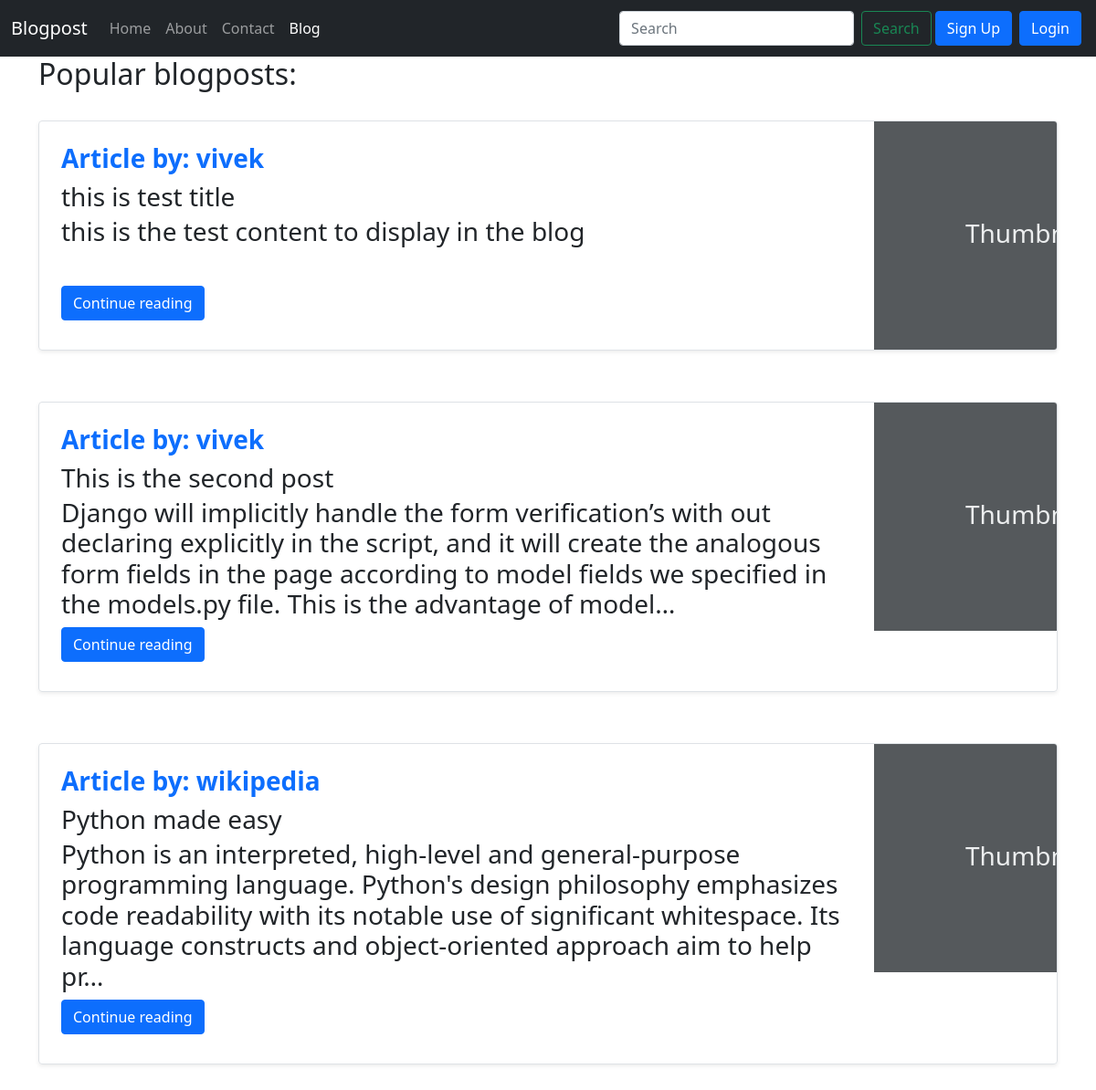
Screenshot of /blog/ with the database file from the repository.
### blog/models.py (models this page shows, shortened)
class Post(models.Model):
    sno = models.AutoField(primary_key = True)
    title = models.CharField(max_length =255)
    content = models.TextField()
    author = models.CharField(max_length =255)
    slug = models.CharField(max_length=125)
    timeStamp = models.DateTimeField(blank=True)

### blog/views.py (the view)
# urls.py: path('', views.blogHome, name='blogHome'),
def blogHome(request):
    allPosts = Post.objects.all()
    context = {'allPosts': allPosts}
    return render(request, 'blog/blogHome.html', context)

### templates/blog/blogHome.html (shortened to what this page needs)
{% extends 'base.html' %}
{% block blogActive %} active {% endblock blogActive %}
{% block body %}
<div class="container">
    <h2>Popular blogposts:</h2>
    {% for post in allPosts %}
    <div class="row mb-2">
        <div class="col-md-12">
            <div
                class="row g-0 border rounded overflow-hidden flex-md-row my-4 mb-4 shadow-sm h-md-250 position-relative">
                <div class="col p-4 d-flex flex-column position-static">
                    <strong class="d-inline-block mb-2 text-primary">Article by: {{post.author}}</strong>
                    <h3 class="mb-0">{{post.title}}</h3>
                    <p class="card-text mb-auto">{{post.content | truncatechars:250 }}</p>
                        <div class="my-2">
                    <a href="/blog/{{post.slug}}" role="button" class="btn btn-primary">Continue reading</a>
                        </div>
                </div>
                <div class="col-auto d-none d-lg-block">
                    <svg class="bd-placeholder-img" width="200" height="250" xmlns="http://www.w3.org/2000/svg"
                        role="img" aria-label="Placeholder: Thumbnail" preserveAspectRatio="xMidYMid slice"
                        focusable="false">
                        <rect width="100%" height="100%" fill="#55595c"></rect><text x="50%" y="50%" fill="#eceeef"
                            dy=".3em">Thumbnail</text>
                    </svg>
                </div>
            </div>
        </div>
    </div>
    {% endfor %}
</div>
{%endblock body %}

### templates/base.html (shortened to what this page needs)
<!DOCTYPE html>
<html lang="en">
  <head>
    <link
      href="https://cdn.jsdelivr.net/npm/bootstrap@5.0.0-beta2/dist/css/bootstrap.min.css"
      rel="stylesheet"
    />
  </head>
  <body>
    <nav class="navbar navbar-expand-lg navbar-dark bg-dark">
      <div class="container-fluid">
        <a class="navbar-brand" href="/">Blogpost</a>
        <div class="collapse navbar-collapse" id="navbarSupportedContent">
          <ul class="navbar-nav me-auto mb-2 mb-lg-0">
            <li class="nav-item">
              <a
                class="nav-link {% block homeActive %}{% endblock homeActive %}"
                aria-current="page"
                href="/"
                >Home</a
              >
            </li>
            <li class="nav-item">
              <a
                class="nav-link {% block aboutActive %}{% endblock aboutActive %}"
                href="/about"
                >About</a
              >
            </li>
            <li class="nav-item">
              <a
                class="nav-link {% block contactActive %}{% endblock contactActive %}"
                href="/contact"
                >Contact</a
              >
            </li>
            <li class="nav-item">
              <a
                class="nav-link {% block blogActive %}{% endblock blogActive %}"
                href="/blog"
                >Blog</a
              >
            </li>
          </ul>
          <form class="d-flex" method="GET" action="/search">
            <input
              class="form-control me-2"
              type="search"
              placeholder="Search"
              aria-label="Search"
              name="query"
              id="query"
            />
            <button class="btn btn-outline-success" type="submit">
              Search
            </button>
          </form>
          <button type="button" class="btn btn-primary m-1" data-bs-toggle="modal" data-bs-target="#signupModal">
            Sign Up
          </button>
          <button type="button" class="btn btn-primary m-1" data-bs-toggle="modal" data-bs-target="#loginModal">
            Login
          </button>
        </div>
      </div>
    </nav>
    <h3>{% block body %}{% endblock body %}</h3>
  </body>
</html>

### rows the page displays
Post: author "vivek", title "this is test title", content "this is the test content to display in the blog"
Post: author "vivek", title "This is the second post", content "Django will implicitly handle the form verification’s with out declaring explicitly in the script, and it will create the analogous form fields in the page according to model fields we specified in the models.py file. This is the advantage of model…"
Post: author "wikipedia", title "Python made easy", content "Python is an interpreted, high-level and general-purpose programming language. Python's design philosophy emphasizes code readability with its notable use of significant whitespace. Its language constructs and object-oriented approach aim to help pr…"
